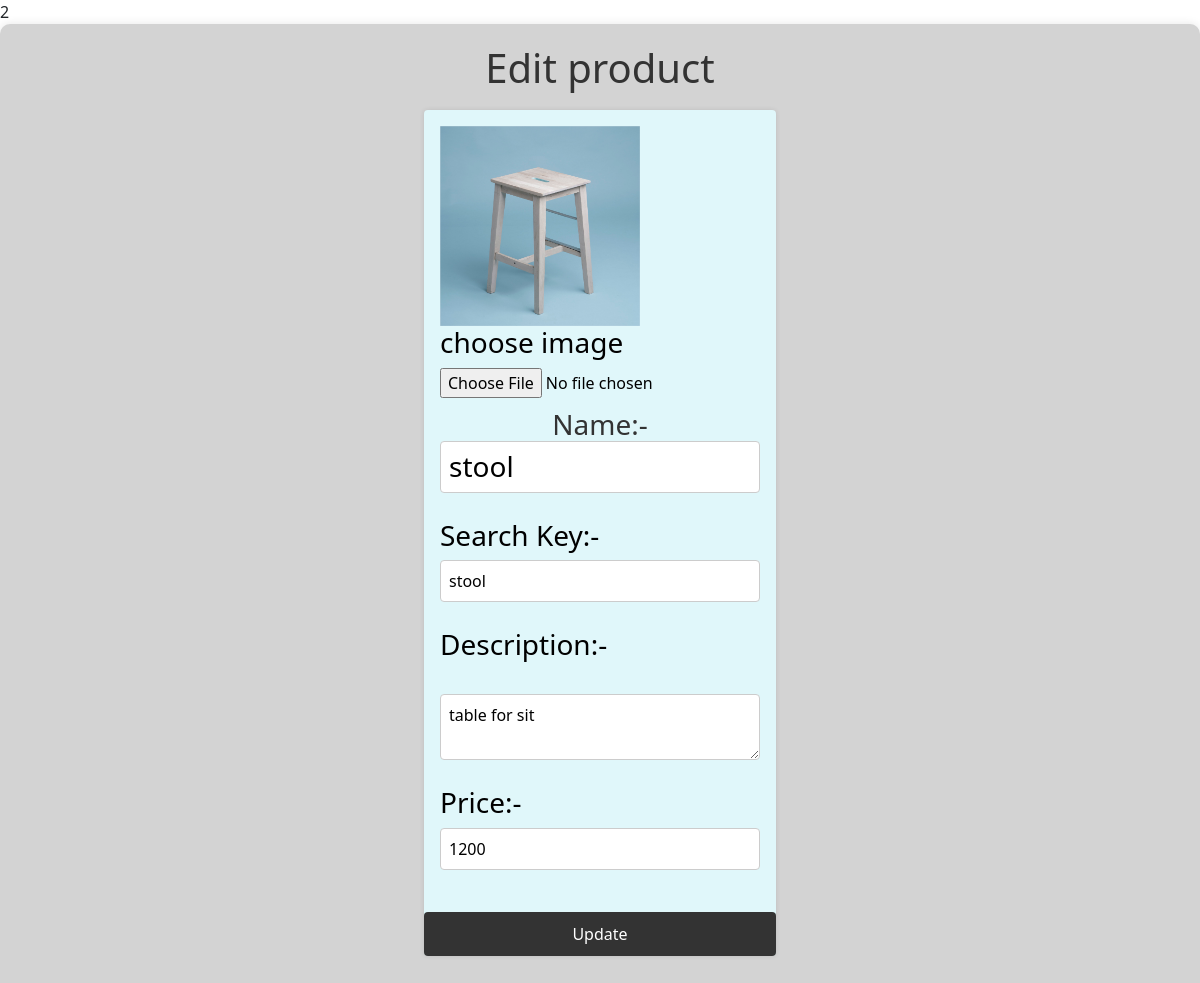
Screenshot of /admin/product_edit.php?productid=2 with the database file from the repository.
### tables this page shows
CREATE TABLE `products` (
  `imagname` varchar(255) DEFAULT NULL,
  `name` varchar(255) DEFAULT NULL,
  `searchkey` varchar(255) NOT NULL,
  `description` varchar(255) DEFAULT NULL,
  `price` int(10) DEFAULT NULL,
  `product_id` varchar(255) DEFAULT NULL
);

### admin/product_edit.php (the view, shortened to what this page needs)
    <link href="https://cdn.jsdelivr.net/npm/bootstrap@5.0.2/dist/css/bootstrap.min.css" rel="stylesheet">
    <link rel="stylesheet" href="https://cdnjs.cloudflare.com/ajax/libs/font-awesome/6.5.1/css/all.min.css" />
    <link rel="stylesheet" href="path/to/fontawesome/css/all.min.css">
<?php
$productid = $_GET['productid'];
include_once("../dbconnection/connection.php");
$q="select imagname,name,searchkey,description,price from products where product_id ='{$productid}'";
if($result=mysqli_query($conn,$q)){
    while($row = mysqli_fetch_array($result)){
        $imgname=$row['imagname'];
        $name=$row['name'];
        $searchkey=$row['searchkey'];
        $desc=$row['description'];
        $price=$row['price'];
    }
}
?>
<div class="rating">
    <h1>Edit product</h1>
    <form action="product_edited.php?productid=<?php echo $productid ?>" enctype="multipart/form-data" method="POST">
    <div class="container-fluid">
            <div class="card">
                <div class="card-body">
                    <img src="../img/products/<?php echo $imgname; ?>" height="200vh" width="200vw">
                    <h3>choose image</h3>
                    <input type="file" name="img"><br>
                    <h3 class="card-title">Name:-<input type="text" name="name" value="<?php echo $name ?>"/></h3>
                    <p class="card-text"><h3>Search Key:-</h3><input type="text" name="searchkey" value="<?php echo $searchkey ?>"/></p>
                    <p class="card-text"><h3>Description:-</h3><br><textarea name="desc" height="20" width="30" ><?php echo $desc ?></textarea></p>
                    <p class="card-text"><h3>Price:-</h3><input type="number" name="price" value="<?php echo $price; ?>"></p>
                </div>
                <input type="submit" name="Update" value="Update">
            </div>
    </div>
    </form>
</div>

### admin/product_edit.php (style rules this page uses)
.rating { background-color:lightgray; color: black; padding: 20px; border-radius: 10px; box-shadow: 0px 0px 10px rgba(0, 0, 0, 0.1); }
.rating h1 { text-align: center; color: #333; }
.rating .container-fluid { display: flex; justify-content: center; }
.rating .card { width: 22rem; margin: 10px; border: none; background-color: #e0f7fa; box-shadow: 0px 0px 5px rgba(0, 0, 0, 0.1); }
.rating .card-title { text-align: center; color: #333; }
.rating .card-text { padding: 0 15px; color: #555; }
input[type="file"] { margin-bottom: 10px; }
input[type="text"], textarea, input[type="number"] { width: 100%; padding: 8px; margin-bottom: 10px; border: 1px solid #ccc; border-radius: 4px; box-sizing: border-box; }
input[type="submit"] { background-color: #333; color: white; padding: 10px 20px; border: none; border-radius: 4px; cursor: pointer; transition: background-color 0.3s ease; }

### rows the page displays
products: imagname (picture), name "stool", searchkey "stool", desc "table for sit", price "1200"
